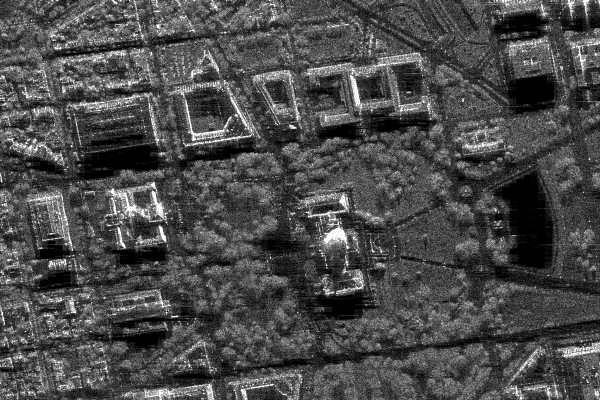
#> input picture lab7/sar_1_gray.jpg, 600 x 400 px
$ jupyter execute seventh_lab.ipynb
#> lines starting #> are read from the running program, lines starting #| are printed output that depends on the picture
[cell 1]
import numpy as np
import cv2
from matplotlib import pyplot as plt
from collections import Counter

image = cv2.imread("sar_1_gray.jpg", cv2.IMREAD_GRAYSCALE)
#> image is the input picture: shape (400, 600); min 0, max 255, mean 74.9
image = image.astype(np.float32)
np.savetxt("monochrome_image.txt", image, fmt='%d')

plt.title("Исходное изображение")
plt.imshow(image, cmap='gray')
plt.axis("off")

[cell 2]
def haar_transform(image):
    height, width = image.shape
#> height = 400; width = 600
    temp = np.zeros_like(image)

    for i in range(height):
        for j in range(0, width, 2):
            if j + 1 < width:
                temp[i, j // 2] = (image[i, j] + image[i, j + 1]) / 2
                temp[i, j // 2 + width // 2] = (image[i, j] - image[i, j + 1]) / 2
            else:
                temp[i, j // 2] = image[i, j]
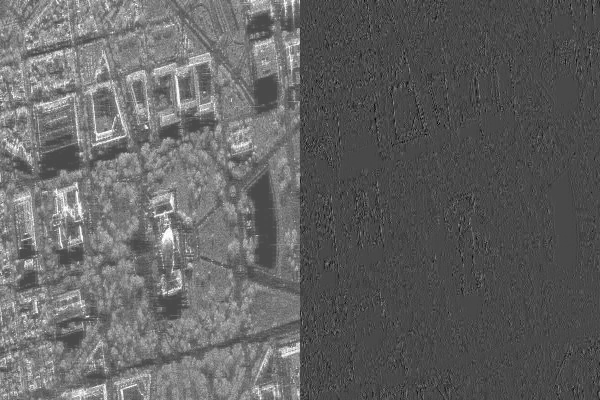
#> temp: shape (400, 600) float32; min -102.5, max 255, mean 37.5; drawn with min black and max white

    result = np.zeros_like(temp)
    for j in range(width):
        for i in range(0, height, 2):
            if i + 1 < height:
                result[i // 2, j] = (temp[i, j] + temp[i + 1, j]) / 2
                result[i // 2 + height // 2, j] = (temp[i, j] - temp[i + 1, j]) / 2
            else:
                result[i // 2, j] = temp[i, j]
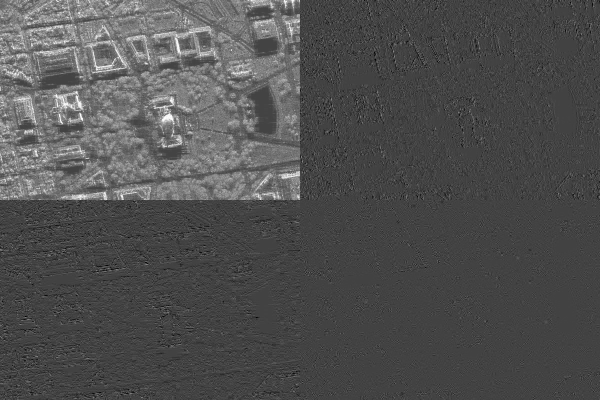
#> result: shape (400, 600) float32; min -90.5, max 254.5, mean 18.7; drawn with min black and max white

    ll = result[:height // 2, :width // 2]
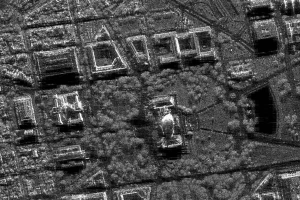
#> ll: shape (200, 300) float32; min 0, max 254.5, mean 74.9
    hl = result[height // 2:, :width // 2]
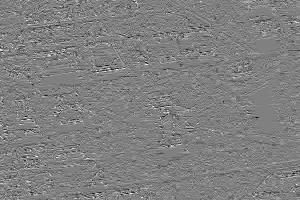
#> hl: shape (200, 300) float32; min -90.5, max 89.5, mean 0.1; drawn with min black and max white
    lh = result[:height // 2, width // 2:]
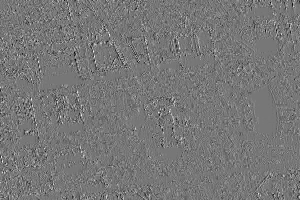
#> lh: shape (200, 300) float32; min -86, max 97.5, mean 0; drawn with min black and max white
    hh = result[height // 2:, width // 2:]
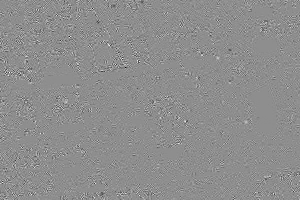
#> hh: shape (200, 300) float32; min -67, max 53.25, mean 0; drawn with min black and max white

    return ll, hl, lh, hh, result


ll, lh, hl, hh, haar_image = haar_transform(image)

plt.figure(figsize=(12, 10))

plt.subplot(3, 3, 1)
plt.imshow(image, cmap='gray')
plt.title('Оригинальное изображение')
plt.axis('off')

plt.subplot(3, 3, 2)
plt.imshow(haar_image, cmap='jet')
plt.title('Вейвлет-преобразования Хаара')
plt.axis('off')

plt.subplot(3, 3, 3)
plt.imshow(ll, cmap='gray')
plt.title('LL - Низкие частоты')
plt.axis('off')

plt.subplot(3, 3, 4)
plt.imshow(lh, cmap='coolwarm')
plt.title('LH - Горизонтальные детали')
plt.axis('off')

plt.subplot(3, 3, 5)
plt.imshow(hl, cmap='coolwarm')
plt.title('HL - Вертикальные детали')
plt.axis('off')

plt.subplot(3, 3, 6)
plt.imshow(hh, cmap='coolwarm')
plt.title('HH - Диагональные детали')
plt.axis('off')
plt.tight_layout()
plt.show()

[cell 3]
num_quants = 4
def quantize(coeffs, n_quants):
#> called with n_quants = 4
    min_val = np.min(coeffs)
#> min_val = -90.5
    max_val = np.max(coeffs)
#> max_val = 89.5
    step = (max_val - min_val) / n_quants
#> step = 45
    quantized = np.round((coeffs - min_val) / step).astype(int)
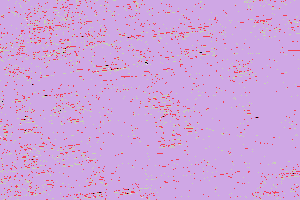
#> quantized: shape (200, 300) int64; 5 distinct labels, from 0 to 4; one colour per label, 0 black
    return quantized, min_val, step


lh_quantize, lh_min, lh_step = quantize(lh, num_quants)
#> lh_min = -90.5; lh_step = 45
hl_quantize, hl_min, hl_step = quantize(hl, num_quants)
#> call 2 of quantize, with n_quants = 4
#> in quantize (call 2), `min_val = np.min(coeffs)`: min_val = -86
#> in quantize (call 2), `max_val = np.max(coeffs)`: max_val = 97.5
#> in quantize (call 2), `step = (max_val - min_val) / n_quants`: step = 45.88
#> in quantize (call 2), `quantized = np.round((coeffs - min_val) / step).astype(int)`:
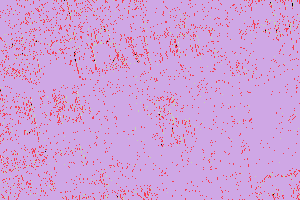
#> quantized: shape (200, 300) int64; 5 distinct labels, from 0 to 4; one colour per label, 0 black
#> hl_min = -86; hl_step = 45.88
hh_quantize, hh_min, hh_step = quantize(hh, num_quants)
#> call 3 of quantize, with n_quants = 4
#> in quantize (call 3), `min_val = np.min(coeffs)`: min_val = -67
#> in quantize (call 3), `max_val = np.max(coeffs)`: max_val = 53.25
#> in quantize (call 3), `step = (max_val - min_val) / n_quants`: step = 30.06
#> in quantize (call 3), `quantized = np.round((coeffs - min_val) / step).astype(int)`:
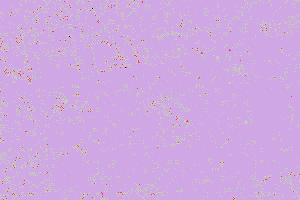
#> quantized: shape (200, 300) int64; 5 distinct labels, from 0 to 4; one colour per label, 0 black
#> hh_min = -67; hh_step = 30.06


def dequantize(quantized, min_val, step):
#> called with min_val = -90.5, step = 45
    return min_val + quantized * step


lh_restored = dequantize(lh_quantize, lh_min, lh_step)
hl_restored = dequantize(hl_quantize, hl_min, hl_step)
hh_restored = dequantize(hh_quantize, hh_min, hh_step)
#> call 3 of dequantize, with min_val = -67, step = 30.06
#> in dequantize (call 3), `return min_val + quantized * step`:
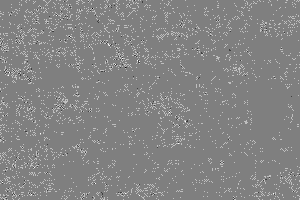
#> returned value: shape (200, 300) float64; min -67, max 53.25, mean -4.8; drawn with min black and max white

plt.figure(figsize=(12, 10))
plt.subplot(3, 3, 1)
plt.imshow(lh, cmap='coolwarm')
plt.title('LH до квантования')
plt.axis('off')

plt.subplot(3, 3, 2)
plt.imshow(hl, cmap='coolwarm')
plt.title('HL до квантования')
plt.axis('off')

plt.subplot(3, 3, 3)
plt.imshow(hh, cmap='coolwarm')
plt.title('HH до квантования')
plt.axis('off')

plt.subplot(3, 3, 4)
plt.imshow(lh_restored, cmap='coolwarm')
plt.title('HL после квантования')
plt.axis('off')

plt.subplot(3, 3, 5)
plt.imshow(hl_restored, cmap='coolwarm')
plt.title('LH после квантования')
plt.axis('off')

plt.subplot(3, 3, 6)
plt.imshow(hh_restored, cmap='coolwarm')
plt.title('HH после квантования')
plt.axis('off')

plt.tight_layout()
plt.show()

[cell 4]
def run_length_encode(data):
    encoded = []
    for value, count in Counter(data.flatten()).items():
        encoded.append((value, count))
#> this loop made 5 passes
#> (value, count) on passes 1 to 5: (2, 55149), (3, 2509), (1, 2274), (4, 37), (0, 31)
#> after the loop, encoded = [(2, 55149), (3, 2509), (1, 2274), (4, 37), (0, 31)]
    return encoded


lh_rle = run_length_encode(lh_quantize)
#> lh_rle has the same summary as encoded in run_length_encode
hl_rle = run_length_encode(hl_quantize)
#> the loop in run_length_encode (call 2), `for value, count in Counter(data.flatten()).items():` made 5 passes
#> (value, count) on passes 1 to 5: (2, 55153), (1, 3766), (3, 1030), (0, 32), (4, 19)
#> hl_rle = [(2, 55153), (1, 3766), (3, 1030), (0, 32), (4, 19)]
hh_rle = run_length_encode(hh_quantize)
#> hh_rle = [(2, 55182), (3, 4483), (1, 311), (0, 3), (4, 21)]

[cell 5]
with open('haar_components.txt', 'w') as f:
    np.savetxt(f, ll, fmt='%d')
    f.write('\nLH:\n')
    for value, count in lh_rle:
        f.write(f"{value} {count}\n")
    f.write('\nHL:\n')
    for value, count in hl_rle:
        f.write(f"{value} {count}\n")
#> this loop made 5 passes
    f.write('\nHH:\n')
    for value, count in hh_rle:
        f.write(f"{value} {count}\n")
#> this loop made 5 passes
with open('monochrome_image.txt', 'r') as f:
    original_size = len(f.read().encode('utf-8'))

with open('haar_components.txt', 'r') as f:
    compressed_size = len(f.read().encode('utf-8'))

print(f"Исходное изображение: {original_size} байт")
print(f"Сжатое изображение: {compressed_size} байт")
print(f"Коэффициент сжатия: {original_size / compressed_size:.1f}")
